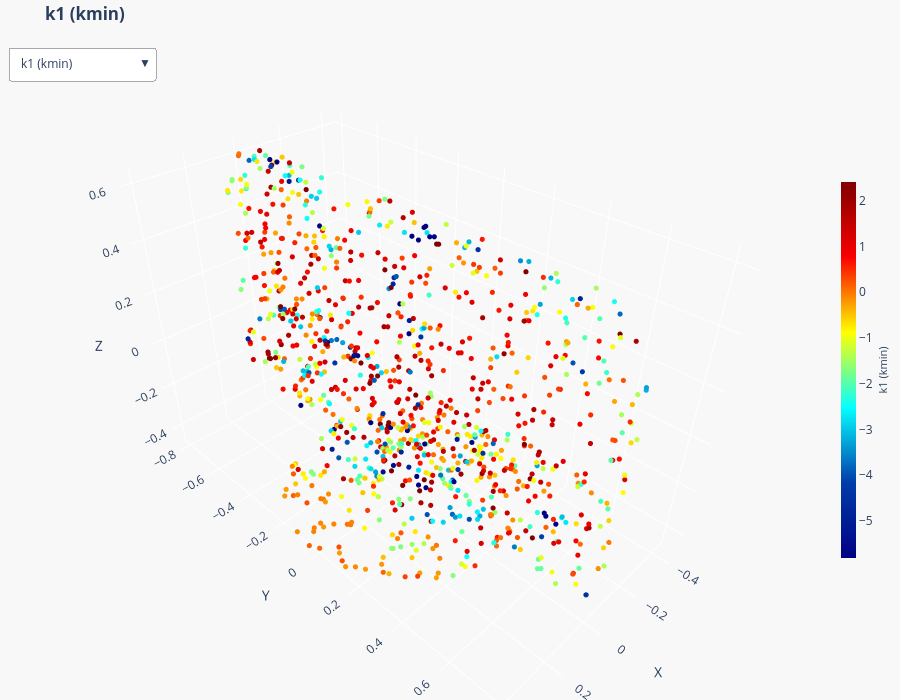

The notebook cell this image was saved under:
### Code cell
fig = interactive_curvature_plot(
    sample['points'], fields,
    cmap_name  = 'jet'  ,
    point_size = 3,
)
fig.show()

### Figure 1 — Plotly figure (JSON) as saved in the notebook; plotly's stock layout.template omitted (floating-point values rounded to 4 significant figures; data arrays with more than 128 entries replaced by an {"elided": "..."} marker saying what was removed)
{"data": [{"hoverinfo": "text", "marker": {"cmax": 2.41, "cmin": -5.808, "color": {"elided": "1024 float values"}, "colorbar": {"len": 0.6, "thickness": 15, "title": {"font": {"size": 11}, "side": "right", "text": "k1 (kmin)"}}, "colorscale": [[0, "rgb(0,0,131)"], [0.2, "rgb(0,60,170)"], [0.4, "rgb(5,255,255)"], [0.6, "rgb(255,255,0)"], [0.8, "rgb(250,0,0)"], [1, "rgb(128,0,0)"]], "showscale": true, "size": 3}, "mode": "markers", "name": "k1 (kmin)", "text": {"elided": "1024 str values"}, "type": "scatter3d", "visible": true, "x": {"elided": "1024 float values"}, "y": {"elided": "1024 float values"}, "z": {"elided": "1024 float values"}}, {"hoverinfo": "text", "marker": {"cmax": 5.449, "cmin": -1.85, "color": {"elided": "1024 float values"}, "colorbar": {"len": 0.6, "thickness": 15, "title": {"font": {"size": 11}, "side": "right", "text": "k2 (kmax)"}}, "colorscale": [[0, "rgb(0,0,131)"], [0.2, "rgb(0,60,170)"], [0.4, "rgb(5,255,255)"], [0.6, "rgb(255,255,0)"], [0.8, "rgb(250,0,0)"], [1, "rgb(128,0,0)"]], "showscale": true, "size": 3}, "mode": "markers", "name": "k2 (kmax)", "text": {"elided": "1024 str values"}, "type": "scatter3d", "visible": false, "x": {"elided": "1024 float values"}, "y": {"elided": "1024 float values"}, "z": {"elided": "1024 float values"}}, {"hoverinfo": "text", "marker": {"cmax": 3.474, "cmin": -3.186, "color": {"elided": "1024 float values"}, "colorbar": {"len": 0.6, "thickness": 15, "title": {"font": {"size": 11}, "side": "right", "text": "mean curvature"}}, "colorscale": [[0, "rgb(0,0,131)"], [0.2, "rgb(0,60,170)"], [0.4, "rgb(5,255,255)"], [0.6, "rgb(255,255,0)"], [0.8, "rgb(250,0,0)"], [1, "rgb(128,0,0)"]], "showscale": true, "size": 3}, "mode": "markers", "name": "mean curvature", "text": {"elided": "1024 str values"}, "type": "scatter3d", "visible": false, "x": {"elided": "1024 float values"}, "y": {"elided": "1024 float values"}, "z": {"elided": "1024 float values"}}, {"hoverinfo": "text", "marker": {"cmax": 12.09, "cmin": -11.01, "color": {"elided": "1024 float values"}, "colorbar": {"len": 0.6, "thickness": 15, "title": {"font": {"size": 11}, "side": "right", "text": "gaussian curvature"}}, "colorscale": [[0, "rgb(0,0,131)"], [0.2, "rgb(0,60,170)"], [0.4, "rgb(5,255,255)"], [0.6, "rgb(255,255,0)"], [0.8, "rgb(250,0,0)"], [1, "rgb(128,0,0)"]], "showscale": true, "size": 3}, "mode": "markers", "name": "gaussian curvature", "text": {"elided": "1024 str values"}, "type": "scatter3d", "visible": false, "x": {"elided": "1024 float values"}, "y": {"elided": "1024 float values"}, "z": {"elided": "1024 float values"}}, {"hoverinfo": "text", "marker": {"cmax": 4.986, "cmin": 0.2539, "color": {"elided": "1024 float values"}, "colorbar": {"len": 0.6, "thickness": 15, "title": {"font": {"size": 11}, "side": "right", "text": "curvedness"}}, "colorscale": [[0, "rgb(0,0,131)"], [0.2, "rgb(0,60,170)"], [0.4, "rgb(5,255,255)"], [0.6, "rgb(255,255,0)"], [0.8, "rgb(250,0,0)"], [1, "rgb(128,0,0)"]], "showscale": true, "size": 3}, "mode": "markers", "name": "curvedness", "text": {"elided": "1024 str values"}, "type": "scatter3d", "visible": false, "x": {"elided": "1024 float values"}, "y": {"elided": "1024 float values"}, "z": {"elided": "1024 float values"}}, {"hoverinfo": "text", "marker": {"cmax": 0.9386, "cmin": -0.8482, "color": {"elided": "1024 float values"}, "colorbar": {"len": 0.6, "thickness": 15, "title": {"font": {"size": 11}, "side": "right", "text": "shape index"}}, "colorscale": [[0, "rgb(0,0,131)"], [0.2, "rgb(0,60,170)"], [0.4, "rgb(5,255,255)"], [0.6, "rgb(255,255,0)"], [0.8, "rgb(250,0,0)"], [1, "rgb(128,0,0)"]], "showscale": true, "size": 3}, "mode": "markers", "name": "shape index", "text": {"elided": "1024 str values"}, "type": "scatter3d", "visible": false, "x": {"elided": "1024 float values"}, "y": {"elided": "1024 float values"}, "z": {"elided": "1024 float values"}}, {"hoverinfo": "text", "marker": {"cmax": 0.349, "cmin": 0.1398, "color": {"elided": "1024 float values"}, "colorbar": {"len": 0.6, "thickness": 15, "title": {"font": {"size": 11}, "side": "right", "text": "adaptive radius"}}, "colorscale": [[0, "rgb(0,0,131)"], [0.2, "rgb(0,60,170)"], [0.4, "rgb(5,255,255)"], [0.6, "rgb(255,255,0)"], [0.8, "rgb(250,0,0)"], [1, "rgb(128,0,0)"]], "showscale": true, "size": 3}, "mode": "markers", "name": "adaptive radius", "text": {"elided": "1024 str values"}, "type": "scatter3d", "visible": false, "x": {"elided": "1024 float values"}, "y": {"elided": "1024 float values"}, "z": {"elided": "1024 float values"}}], "layout": {"height": 700, "margin": {"b": 0, "l": 0, "r": 0, "t": 40}, "paper_bgcolor": "#f8f8f8", "scene": {"aspectmode": "data", "xaxis": {"showbackground": false, "title": {"text": "X"}}, "yaxis": {"showbackground": false, "title": {"text": "Y"}}, "zaxis": {"showbackground": false, "title": {"text": "Z"}}}, "title": {"text": "<b>k1 (kmin)</b>"}, "updatemenus": [{"bgcolor": "white", "bordercolor": "#aaa", "buttons": [{"args": [{"visible": [true, false, false, false, false, false, false]}, {"title": "<b>k1 (kmin)</b>"}], "label": "k1 (kmin)", "method": "update"}, {"args": [{"visible": [false, true, false, false, false, false, false]}, {"title": "<b>k2 (kmax)</b>"}], "label": "k2 (kmax)", "method": "update"}, {"args": [{"visible": [false, false, true, false, false, false, false]}, {"title": "<b>mean curvature</b>"}], "label": "mean curvature", "method": "update"}, {"args": [{"visible": [false, false, false, true, false, false, false]}, {"title": "<b>gaussian curvature</b>"}], "label": "gaussian curvature", "method": "update"}, {"args": [{"visible": [false, false, false, false, true, false, false]}, {"title": "<b>curvedness</b>"}], "label": "curvedness", "method": "update"}, {"args": [{"visible": [false, false, false, false, false, true, false]}, {"title": "<b>shape index</b>"}], "label": "shape index", "method": "update"}, {"args": [{"visible": [false, false, false, false, false, false, true]}, {"title": "<b>adaptive radius</b>"}], "label": "adaptive radius", "method": "update"}], "direction": "down", "font": {"size": 12}, "showactive": true, "type": "dropdown", "x": 0.01, "xanchor": "left", "y": 0.99, "yanchor": "top"}]}}
